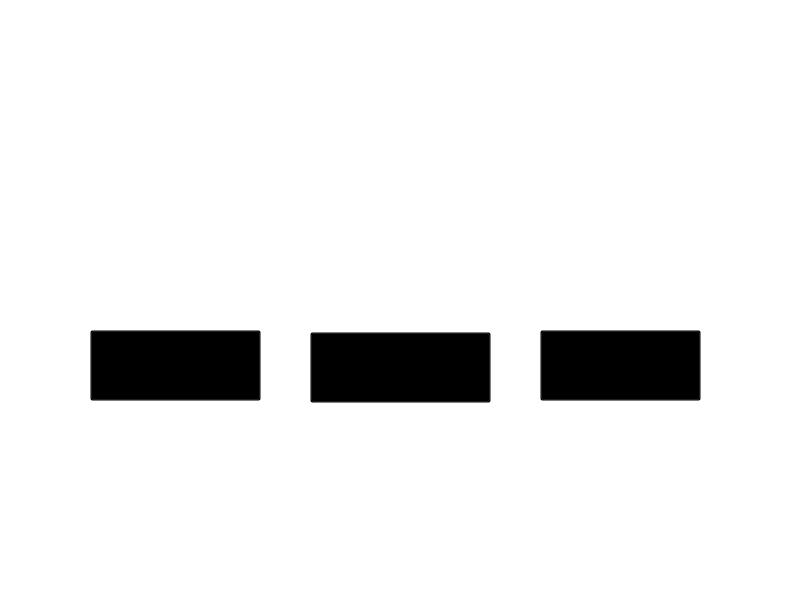
<?xml version="1.0" encoding="UTF-8"?>
<ui version="4.0">
 <class>MainWindow</class>
 <widget class="QMainWindow" name="MainWindow">
  <property name="geometry">
   <rect>
    <x>0</x>
    <y>0</y>
    <width>800</width>
    <height>600</height>
   </rect>
  </property>
  <property name="windowTitle">
   <string>MainWindow</string>
  </property>
  <property name="styleSheet">
   <string notr="true">background-color: transparent;</string>
  </property>
  <widget class="QWidget" name="centralwidget">
   <widget class="QPushButton" name="pushButton">
    <property name="geometry">
     <rect>
      <x>90</x>
      <y>330</y>
      <width>171</width>
      <height>71</height>
     </rect>
    </property>
    <property name="styleSheet">
     <string notr="true">background-color: rgba(0,0,0,0)</string>
    </property>
    <property name="text">
     <string/>
    </property>
   </widget>
   <widget class="QPushButton" name="pushButton_2">
    <property name="geometry">
     <rect>
      <x>540</x>
      <y>330</y>
      <width>161</width>
      <height>71</height>
     </rect>
    </property>
    <property name="styleSheet">
     <string notr="true">background-color: rgba(0,0,0,0)</string>
    </property>
    <property name="text">
     <string/>
    </property>
   </widget>
   <widget class="QPushButton" name="pushButton_3">
    <property name="geometry">
     <rect>
      <x>310</x>
      <y>332</y>
      <width>181</width>
      <height>71</height>
     </rect>
    </property>
    <property name="styleSheet">
     <string notr="true">background-color: rgba(0,0,0,0)</string>
    </property>
    <property name="text">
     <string/>
    </property>
   </widget>
   <widget class="QLabel" name="wrapper">
    <property name="geometry">
     <rect>
      <x>0</x>
      <y>0</y>
      <width>801</width>
      <height>601</height>
     </rect>
    </property>
    <property name="text">
     <string/>
    </property>
   </widget>
   <zorder>wrapper</zorder>
   <zorder>pushButton</zorder>
   <zorder>pushButton_2</zorder>
   <zorder>pushButton_3</zorder>
  </widget>
 </widget>
 <resources>
  <include location="../imgs/img.qrc"/>
 </resources>
 <connections/>
</ui>
